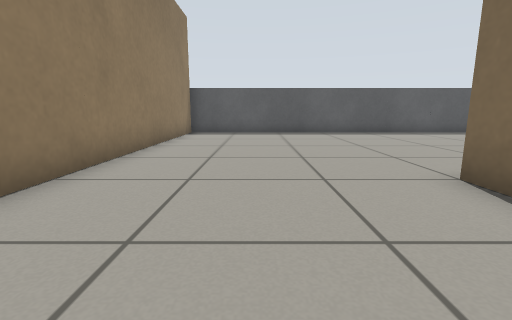
View 1 (above)

22 first-person views from a walk through a Gazebo world. The camera is 0.5 m above the floor, tilts 10° down and sees 85° across. The floor is counted in squares, 0.5 m on a side. Each view is taken from the middle of a square. On the plan, view 1 faces up. The plan holds only what a view shows up to about 11 squares ahead; the rest is blank. The place goes on beyond the plan.

View 2
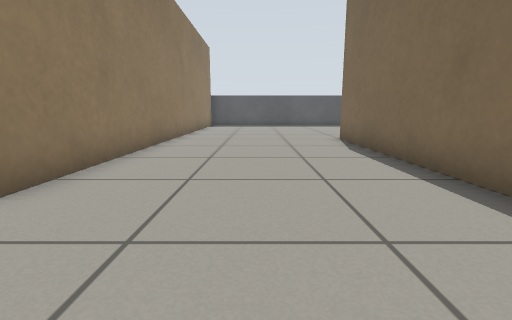

View 3
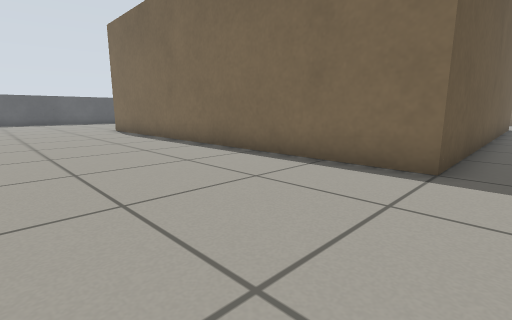

View 4
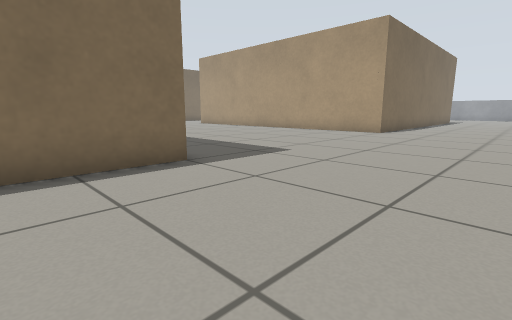

View 5
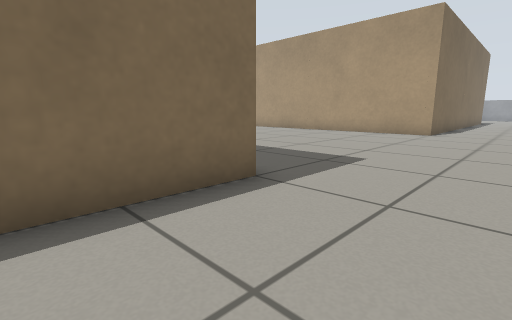

View 6
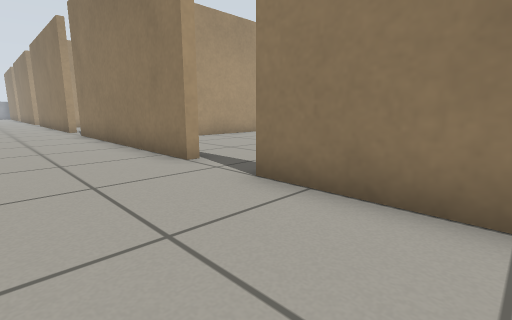

View 7
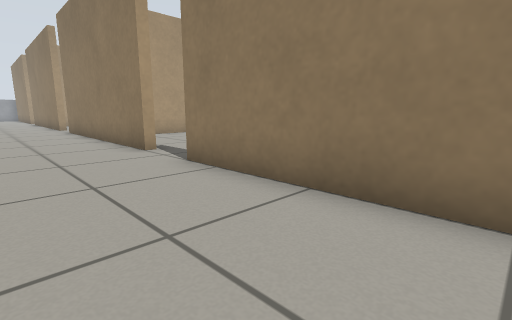

View 8
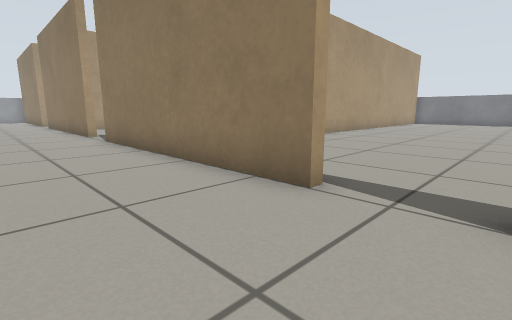

View 9
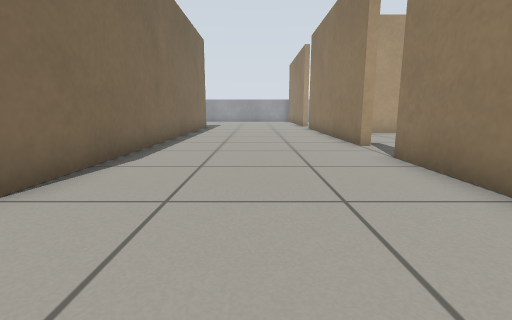

View 10
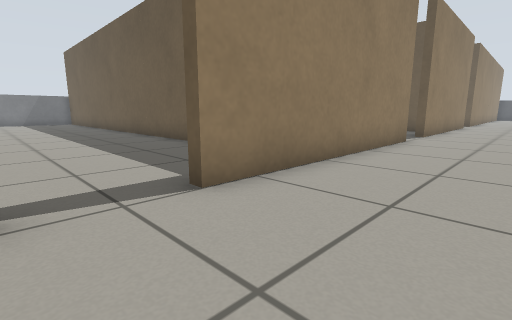

View 11
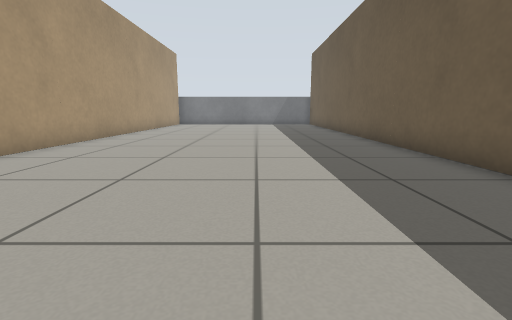

View 12
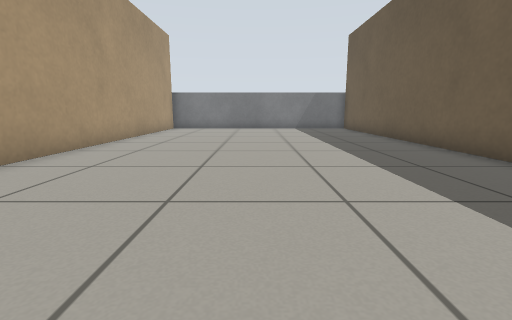

View 13
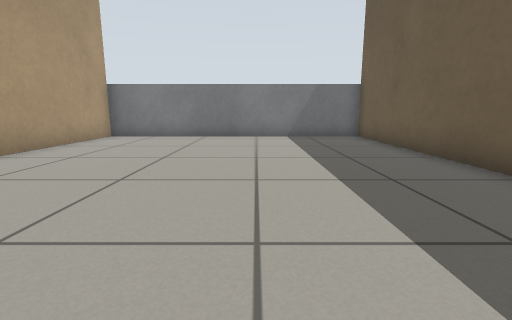

View 14
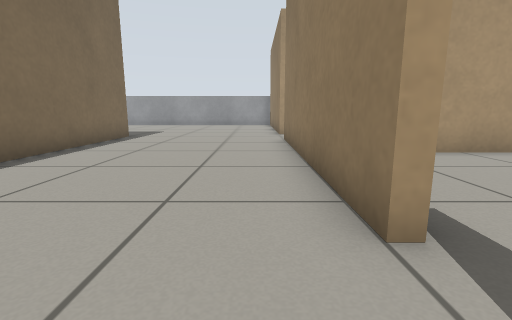

View 15
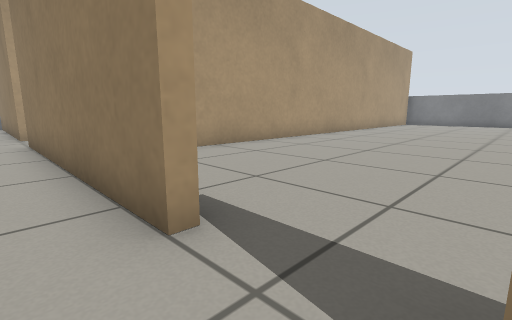

View 16
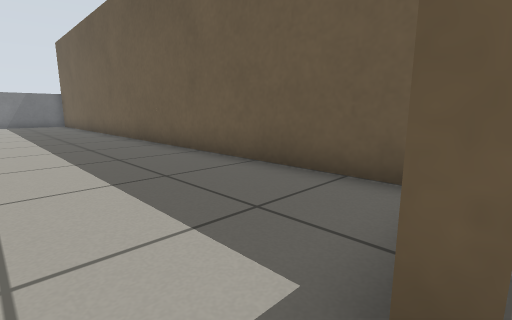

View 17
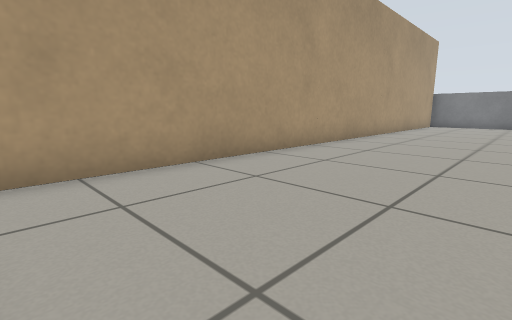

View 18
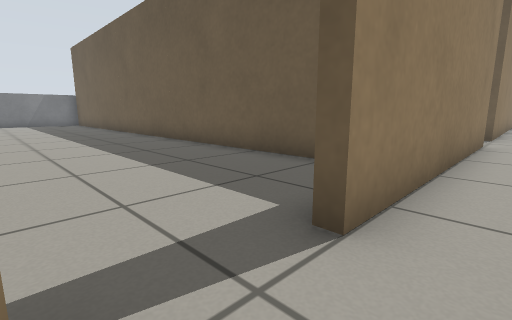

View 19
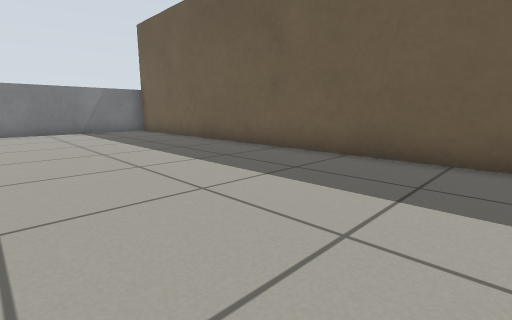

View 20
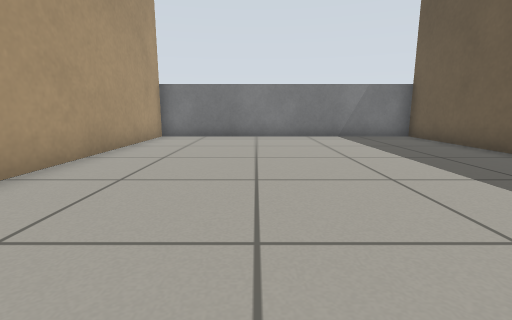

View 21
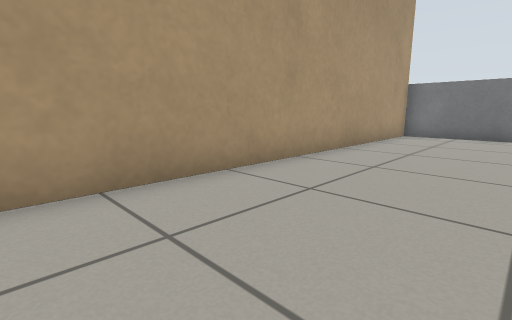

View 22
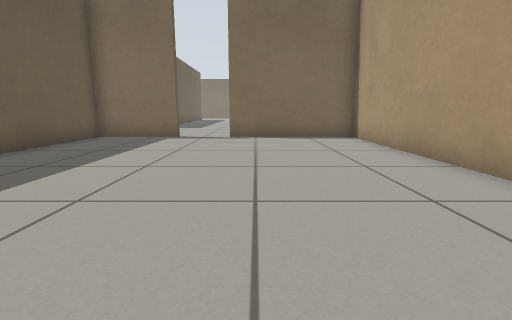

### Floor plan
Points are (right, up) in squares from view 1. A wall is a line through its corners. A room is listed if a view was taken in it or the views show most of it. See-through windows are left out.
Room 1 (views 1, 2, 3, 4, 5, 6, 7, 8, 9, 10, 14, 15, 18)
walls: (-3, -14.9) (-3, -23); (5.5, -10) (3, -10) (3, 4); (-3, -4.9) (-3, -13); (-3, -24.9) (-3, -33); (-3, 5.4) (-3, -3); (3, -34) (3, -20) (3.5, -20)
ways out: opening at (-3, -24.5) to room 2; opening at (-3, -14.5) to room 3; opening at (-3, -34); opening at (-3, -4.5); opening at (0.5, 5)
Room 2 (views 11, 12, 13, 16, 17)
walls: (-23.5, -29.7) (-4.1, -29.7); (-4.1, -20) (-23.5, -20); (-3, -23) (-3.4, -23)
ways out: opening at (-3, -24.5) to room 1
objects: grey box (-25, -29) to (-24, -28); grey box (-25, -27) to (-24, -26); grey box (-25, -25) to (-24, -24); grey box (-25, -23) to (-24, -22); grey box (-25, -21) to (-24, -20)
Room 3 (views 19, 20, 21, 22)
walls: (-10.1, -19.7) (-3.3, -19.7) (-3.3, -15); (-23.5, -19.7) (-12, -19.7); (-3, -13) (-3.3, -13) (-3.3, -10) (-23.5, -10)
ways out: opening at (-3, -14.5) to room 1
objects: grey box (-25, -19) to (-24, -18); grey box (-25, -17) to (-24, -16); grey box (-25, -15) to (-24, -14); grey box (-25, -13) to (-24, -12); grey box (-25, -11) to (-24, -10)

Positions as (right, up) in squares from view 1, and headings:
1: (0, 0), facing up
2: (0, -6), facing up
3: (-2, -11), facing up-right
4: (-2, -7), facing down-right
5: (0, -7), facing down-right
6: (0, 0), facing down-left
7: (0, -8), facing down-left
8: (0, -13), facing down-left
9: (0, -17), facing down
10: (0, -25), facing up-left
11: (-3, -24), facing left
12: (-8, -25), facing left
13: (-13, -24), facing left
14: (-2, -23), facing down
15: (-2, -23), facing down-left
16: (-3, -24), facing up-left
17: (-4, -25), facing down-left
18: (-2, -15), facing up-left
19: (-10, -16), facing up-left
20: (-13, -16), facing left
21: (-12, -16), facing down-left
22: (-14, -16), facing right
